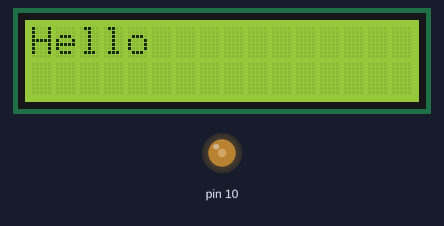
A sketch run on a simulated Arduino Uno, built with avr-gcc and run on an emulated ATmega328P. On the bench: 16×2 character LCD, output pins drawn as LEDs (lit = HIGH).

Above: at 0.1 s.
At 3.1 s:
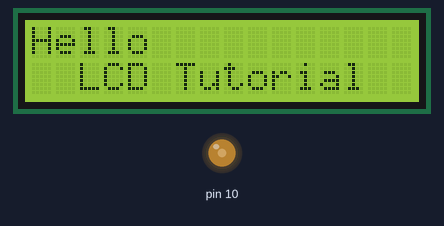
At 6.1 s:
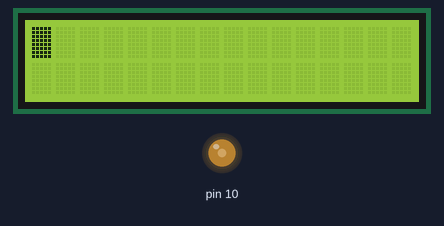
At 10.1 s:
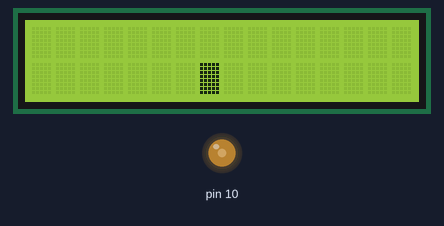
At 13.1 s:
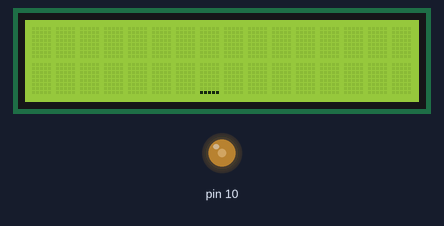

The sketch:

LCD_Test.ino
```cpp
#include <LiquidCrystal.h> // includes the LiquidCrystal Library
LiquidCrystal lcd(11, 12, 4, 5, 6, 7); // Creates an LCD object. Parameters: (rs, enable, d4, d5, d6, d7)

void setup() {
 lcd.begin(16,2); // Initializes the interface to the LCD screen, and specifies the dimensions (width and height) of the display }
 analogWrite(10, 100);
}

void loop() {
 lcd.print("Hello"); // Prints "Arduino" on the LCD
 delay(3000); // 3 seconds delay
 lcd.setCursor(2,1); // Sets the location at which subsequent text written to the LCD will be displayed
 lcd.print("LCD Tutorial");
 delay(3000);
 lcd.clear(); // Clears the display
 lcd.blink(); //Displays the blinking LCD cursor
 delay(4000);
 lcd.setCursor(7,1);
 delay(3000);
 lcd.noBlink(); // Turns off the blinking LCD cursor
 lcd.cursor(); // Displays an underscore (line) at the position to which the next character will be written
 delay(4000);
 lcd.noCursor(); // Hides the LCD cursor
 lcd.clear(); // Clears the LCD screen
}
```

Measured:
- by itself, everything shown: repeats every 17.0 s, in 6 steps
- what the display in image 1 shows lasts 3.0 s, from 3.1 s to 6.1 s
- what the display in image 2 shows lasts 4.0 s, from 6.1 s to 10.1 s
